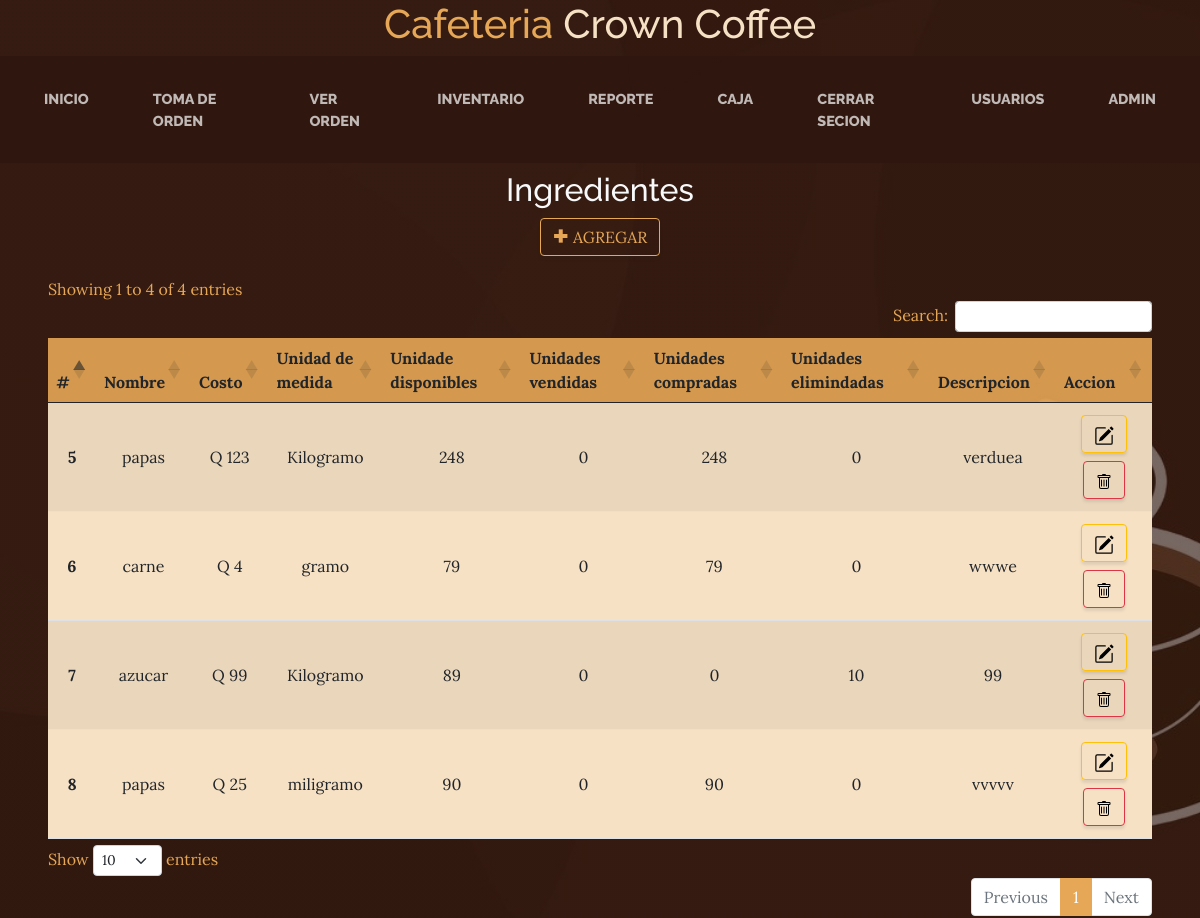
/inv-alm-ingrediente.php (signed in), run on the app's committed database.
### tables this page shows
CREATE TABLE `producto_inventario` (
  `id_producto_inv` int(11) NOT NULL,
  `nombre_prod_inv` varchar(255) NOT NULL,
  `costo_prod_inv` int(11) NOT NULL,
  `precio_prod_inv` int(11) NOT NULL,
  `u_medida_prod_inv` int(11) NOT NULL,
  `u_disp_prod_inv` int(11) DEFAULT 0,
  `u_vend_prod_inv` int(11) DEFAULT 0,
  `u_comp_prod_inv` int(11) DEFAULT 0,
  `u_elim_prod_inv` int(11) DEFAULT 0,
  `descrip_prod_inv` varchar(255) DEFAULT NULL
);

CREATE TABLE `unidad_medida` (
  `id_uni_m` int(11) NOT NULL,
  `nombre_uni` varchar(100) NOT NULL,
  `simbolo_uni` varchar(50) NOT NULL,
  `valor_uni` int(50) NOT NULL,
  `simbolo_valor_uni` varchar(50) NOT NULL,
  `tipo_uni` varchar(100) NOT NULL
);

### inv-alm-ingrediente.php (the view, shortened to what this page needs)
<?php
    include("db.php");
?>
<?php include("includes/header.php"); ?>
<?php include("includes/nav.php"); ?>
    <div class="container-fluid px-5 py-2 text-center">
        <h2 class="text-light">Ingredientes</h2>
        <button type="button" class="btn btn-outline-primary btn-md" data-bs-toggle="modal" data-bs-target="#modal_agregar"> <i class='bx bx-plus-medical'></i> AGREGAR </button>
    </div>
    <div class="container-fluid px-5 table-responsive-lg text-primary">
        <table class="table table-striped text-center align-middle" id="datatable">
            <thead class="cta">
                <tr>
                    <th scope="col">#</th>
                    <th scope="col">Nombre</th>
                    <th scope="col">Costo</th>
                    <th scope="col">Unidad de medida</th>
                    <th scope="col">Unidade disponibles</th>
                    <th scope="col">Unidades vendidas</th>
                    <th scope="col">Unidades compradas</th>
                    <th scope="col">Unidades elimindadas</th>
                    <th scope="col">Descripcion</th>
                    <th scope="col">Accion</th>
                </tr>
            </thead>
            <tbody class="bg-faded">
                <?php
                    $categoria = "SELECT * FROM producto_inventario";
                    $resultado = mysqli_query($conexion, $categoria);
                    while($row=mysqli_fetch_assoc($resultado)){
                ?>
                <tr class="">
                    <th scope="row"><?php echo $row["id_producto_inv"] ?></th>
                    <td><?php echo $row["nombre_prod_inv"] ?></td>
                    <td>Q <?php echo $row["costo_prod_inv"] ?></td>
                    <td>
                        <?php
                            $idd = $row["u_medida_prod_inv"];
                            $cons_uni_med_id = "SELECT * FROM unidad_medida WHERE id_uni_m = '$idd'";
                            $res_cons_uni_id =mysqli_query($conexion, $cons_uni_med_id);
                            while($row1=mysqli_fetch_array($res_cons_uni_id)){
                                $nombr_uni_sel = $row1['nombre_uni'];
                                echo $nombr_uni_sel;
                            }
                        ?>
                    </td>
                    <td><?php echo $row["u_disp_prod_inv"] ?></td>
                    <td><?php echo $row["u_vend_prod_inv"] ?></td>
                    <td><?php echo $row["u_comp_prod_inv"] ?></td>
                    <td><?php echo $row["u_elim_prod_inv"] ?></td>
                    <td><?php echo $row["descrip_prod_inv"] ?></td>
                    <td>
                        <a class="btn btn-outline-warning m-1" href="" data-bs-toggle="modal" data-bs-target="#modal_editar<?php echo $row["id_producto_inv"]; ?>" data-bs-whatever="@mdo">
                            <img class="d-line" src="img/pencil-square.svg" alt="">
                        </a>
                        <a class="btn btn-outline-danger m-1" href="" data-bs-toggle="modal" data-bs-target="#modal_eliminar<?php echo $row["id_producto_inv"]; ?>" data-bs-whatever="@mdo">
                            <img class="d-inline" src="img/trash.svg" alt="">
                        </a>
                    </td>
                </tr>
                <?php
                    }
                ?>
            </tbody>
        </table>
    </div>
    <?php include("includes/footer.php"); ?>

### data on the page
producto_inventario: id_producto_inv "5", nombre_prod_inv "papas", costo_prod_inv "123", u_disp_prod_inv "248", u_vend_prod_inv "0", u_comp_prod_inv "248", u_elim_prod_inv "0", descrip_prod_inv "verduea"
unidad_medida: nombre_uni "Kilogramo"
producto_inventario: id_producto_inv "6", nombre_prod_inv "carne", costo_prod_inv "4", u_disp_prod_inv "79", u_vend_prod_inv "0", u_comp_prod_inv "79", u_elim_prod_inv "0", descrip_prod_inv "wwwe"
unidad_medida: nombre_uni "gramo"
producto_inventario: id_producto_inv "7", nombre_prod_inv "azucar", costo_prod_inv "99", u_disp_prod_inv "89", u_vend_prod_inv "0", u_comp_prod_inv "0", u_elim_prod_inv "10", descrip_prod_inv "99"
producto_inventario: id_producto_inv "8", nombre_prod_inv "papas", costo_prod_inv "25", u_disp_prod_inv "90", u_vend_prod_inv "0", u_comp_prod_inv "90", u_elim_prod_inv "0", descrip_prod_inv "vvvvv"
unidad_medida: nombre_uni "miligramo"

### other printed values
$_SESSION['usuario'] "ADMIN"
